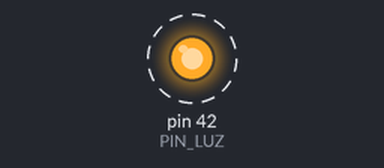
A sketch run on a simulated Arduino Mega 2560, built with avr-gcc and run on an emulated ATmega2560. Parts: output pins drawn as LEDs (lit = HIGH). Dashed ring = blinking. What the sketch prints to the serial monitor is not drawn.

Above: at 0.3 s.
Timing chart, 0 to 3.2 s (numbered marks = the images above):
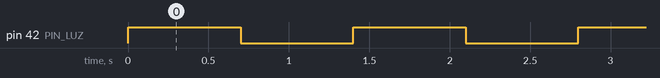

Measured:
- by itself, pin 42 (PIN_LUZ): alternates HIGH for 0.70 s and LOW for 0.70 s

The sketch:

dante_parpadeo.ino
```cpp
/* Dante · diagnostico fisico.
   Prende y apaga la luz de la pantalla una vez por segundo.
   No depende del USB para nada: si parpadea, el sketch corre. */
static const int PIN_LUZ = 42;

void setup() {
  Serial.begin(115200);
  pinMode(PIN_LUZ, OUTPUT);
}

void loop() {
  digitalWrite(PIN_LUZ, HIGH);
  Serial.println("luz ON");
  delay(700);
  digitalWrite(PIN_LUZ, LOW);
  Serial.println("luz OFF");
  delay(700);
}
```
